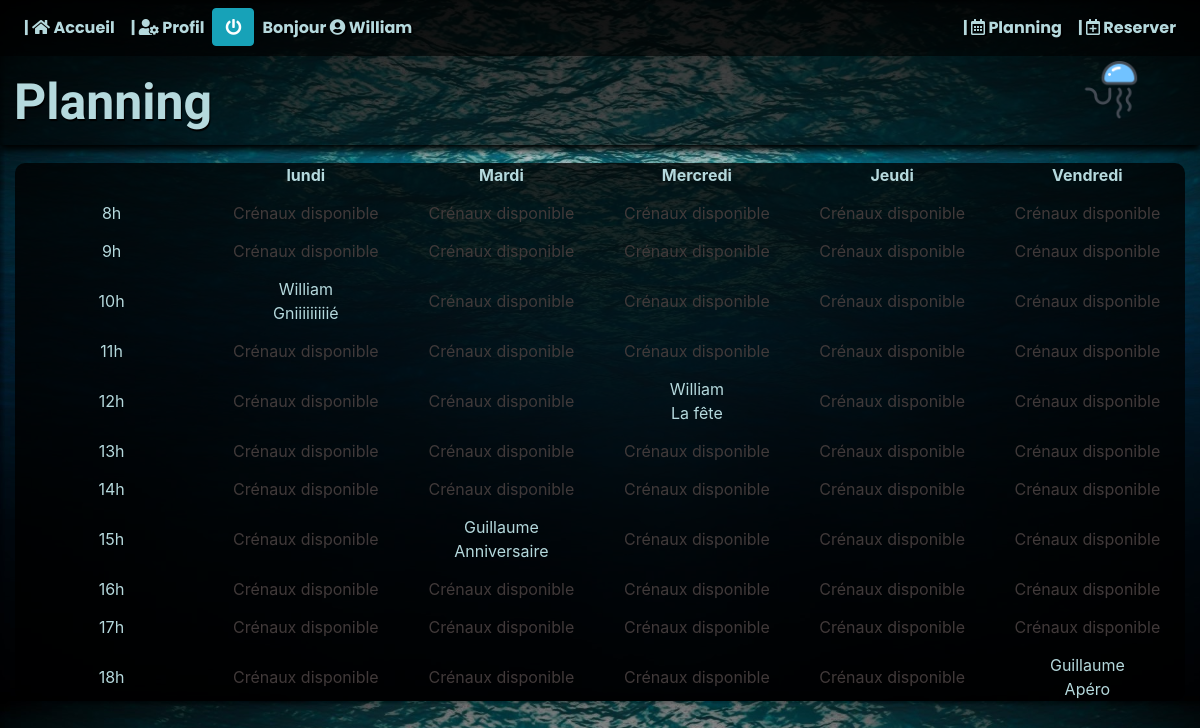
Screenshot of /pages/planning.php (signed in) with the database file from the repository.
### tables this page shows
CREATE TABLE IF NOT EXISTS `reservations` (
  `id` int(11) NOT NULL AUTO_INCREMENT,
  `titre` varchar(255) NOT NULL,
  `description` text NOT NULL,
  `debut` datetime NOT NULL,
  `fin` datetime NOT NULL,
  `id_utilisateur` int(11) NOT NULL,
  PRIMARY KEY (`id`)
);

CREATE TABLE IF NOT EXISTS `utilisateurs` (
  `id` int(11) NOT NULL AUTO_INCREMENT,
  `login` varchar(255) NOT NULL,
  `password` varchar(255) NOT NULL,
  PRIMARY KEY (`id`)
);

### require/php/Modele.php (called while the page is built, shortened)
<?php
require_once('Database.php');
abstract class Modele{
    public function __construct(){
        $this->db = Database::getPdo();
    }
}

### require/php/Database.php (called while the page is built)
<?php
class Database{
    private static $instance = NULL;
    public static function getPdo(){
        if(self::$instance === NULL){
            try{
                self::$instance = new PDO('mysql:host=localhost; dbname=reservationsalles', 'root', '');
            }
            catch (PDOException $e){
                print 'Erreur :' . $e -> getMessage();
                die();
            }
        }
        return self::$instance;
    }
}

### require/php/reservations.php (the view, shortened to what this page needs)
<?php
require_once('Modele.php');
class Event extends Modele{
    public function planning($jour,$heure){
        $sql ='SELECT login,reservations.id,titre,description,debut,fin,id_utilisateur FROM utilisateurs INNER JOIN reservations ON utilisateurs.id = reservations.id_utilisateur WHERE DATE_FORMAT(debut, "%w") = :jour AND DATE_FORMAT(debut, "%k") = :heure ';
        $stm = $this->db->prepare($sql);
        $stm->execute(['jour'=>$jour, 'heure'=>$heure]);
        $result = $stm->fetch();
        if($result && (isset($_SESSION['login'])))
        {
            echo '<td><a href="reservation.php?id='.$_GET['id'].'">'.ucfirst($result['login']).'<br>'.ucfirst($result['titre']).'</a></td>';
        }
        elseif($result){
            echo '<td>'.ucfirst($result['login']).'<br>'.ucfirst($result['titre']).'</td>';
        }
        else{
            echo '<td class="libre">Crénaux disponible</td>' ;
        }
    }
}
?>

### pages/planning.php (shortened to what this page needs)
<?php
require('../require/html/header.php');
require('../require/php/reservations.php');
$calendar = new Event;
?>
<main>
    <section class="container-fluid">
        <table class="planing">
            <thead>
                <tr>
                    <th></th>
                    <th>lundi</th>
                    <th>Mardi</th>
                    <th>Mercredi</th>
                    <th>Jeudi</th>
                    <th>Vendredi</th>
                </tr>
            </thead>
            <tbody>
                <?php
                for($heure = 8 ; $heure <= 18 ; $heure++){
                    echo '<tr></tr>';
                    for($jour = 0 ; $jour <= 5 ; $jour++){
                        if($jour == 0){
                            echo '<td>' .$heure.'h </td>';
                        }
                        else{
                            $calendar->planning($jour,$heure);
                        }
                    }
                }
                ?>
            </tbody>
        </table>
    </section>
</main>
</body>
</html>

### css/header.css (style rules this page uses)
* { margin: 0; padding: 0; box-sizing: border-box; }
html { scroll-behavior: smooth; }

### css/planning.css (style rules this page uses)
body { background-image: url('../images/bg.jpg'); background-size: cover; }
.planing { margin :auto; margin-top: 1.5%; color : #b5d9dd; background: rgba(0, 0, 0, 0.8); border-radius: 10px; }
.planing a { color : #b5d9dd; text-decoration: none; }
th { height: 18px; text-align: center; }
td { text-align: center; width: 200px; }
.libre { color: rgb(65, 58, 58); }
tr { height: 14px; }

### rows the page displays
reservations: id_utilisateur.login "William", titre "Gniiiiiiiiié"
reservations: id_utilisateur.login "William", titre "La fête"
reservations: id_utilisateur.login "Guillaume", titre "Anniversaire"
reservations: id_utilisateur.login "Guillaume", titre "Apéro"

### other values shown
$_SESSION['login'] "William"
$title "Planning"
